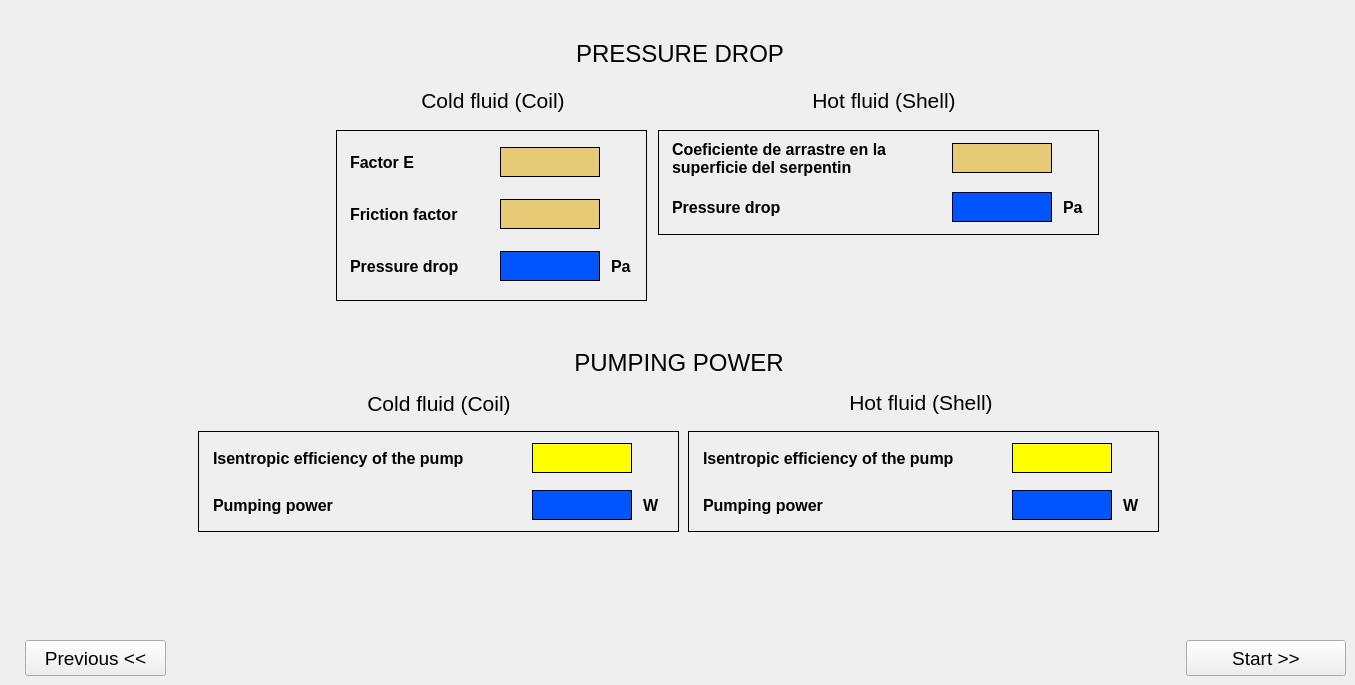
    <widget class="QWidget" name="page_8">
     <widget class="QPushButton" name="pushButton_restart">
      <property name="geometry">
       <rect>
        <x>1186</x>
        <y>640</y>
        <width>160</width>
        <height>36</height>
       </rect>
      </property>
      <property name="font">
       <font>
        <pointsize>14</pointsize>
        <weight>50</weight>
        <bold>false</bold>
       </font>
      </property>
      <property name="cursor">
       <cursorShape>PointingHandCursor</cursorShape>
      </property>
      <property name="styleSheet">
       <string notr="true">background-color: #e0f0ff;
border-radius: 12px;
padding: 5px;
                    
border-right-width: 2px;
border-bottom-width: 2px;
border-left-width: 1px;
border-top-width: 1px;
                    
border-right-color: rgb(0, 0, 0);
border-bottom-color: rgb(0, 0, 0);
border-left-color: rgb(255, 255, 255);
border-top-color: rgb(255, 255, 255);
border-style: solid;
}

QPushButton:pressed{
background-color: #d0e0ff;
border-radius: 12px;
                    
border-right-width: 1px;
border-bottom-width: 1px;
border-left-width: 2px;
border-top-width: 2px;

border-right-color: rgb(255, 255, 255);
border-bottom-color: rgb(255, 255, 255);
border-left-color: rgb(0, 0, 0);
border-top-color: rgb(0, 0, 0);
border-style: solid;

}
QPushButton:hover{
background-color: rgb(193, 199, 255);</string>
      </property>
      <property name="text">
       <string>Start &gt;&gt;</string>
      </property>
     </widget>
     <widget class="QPushButton" name="pushButton_previous_8">
      <property name="geometry">
       <rect>
        <x>25</x>
        <y>640</y>
        <width>141</width>
        <height>36</height>
       </rect>
      </property>
      <property name="font">
       <font>
        <pointsize>14</pointsize>
        <weight>50</weight>
        <bold>false</bold>
       </font>
      </property>
      <property name="cursor">
       <cursorShape>PointingHandCursor</cursorShape>
      </property>
      <property name="styleSheet">
       <string notr="true">background-color: #e0f0ff;
border-radius: 12px;
padding: 5px;
                    
border-right-width: 2px;
border-bottom-width: 2px;
border-left-width: 1px;
border-top-width: 1px;
                    
border-right-color: rgb(0, 0, 0);
border-bottom-color: rgb(0, 0, 0);
border-left-color: rgb(255, 255, 255);
border-top-color: rgb(255, 255, 255);
border-style: solid;
}

QPushButton:pressed{
background-color: #d0e0ff;
border-radius: 12px;
                    
border-right-width: 1px;
border-bottom-width: 1px;
border-left-width: 2px;
border-top-width: 2px;

border-right-color: rgb(255, 255, 255);
border-bottom-color: rgb(255, 255, 255);
border-left-color: rgb(0, 0, 0);
border-top-color: rgb(0, 0, 0);
border-style: solid;

}
QPushButton:hover{
background-color: rgb(193, 199, 255);</string>
      </property>
      <property name="text">
       <string>Previous &lt;&lt;</string>
      </property>
     </widget>
     <widget class="QLabel" name="label_8_1_coil">
      <property name="geometry">
       <rect>
        <x>368</x>
        <y>85</y>
        <width>250</width>
        <height>30</height>
       </rect>
      </property>
      <property name="font">
       <font>
        <pointsize>16</pointsize>
       </font>
      </property>
      <property name="text">
       <string>Cold fluid (Coil)</string>
      </property>
      <property name="alignment">
       <set>Qt::AlignCenter</set>
      </property>
     </widget>
     <widget class="QLabel" name="label_8_0">
      <property name="geometry">
       <rect>
        <x>540</x>
        <y>38</y>
        <width>280</width>
        <height>31</height>
       </rect>
      </property>
      <property name="font">
       <font>
        <pointsize>18</pointsize>
       </font>
      </property>
      <property name="text">
       <string>PRESSURE DROP</string>
      </property>
      <property name="alignment">
       <set>Qt::AlignCenter</set>
      </property>
     </widget>
     <widget class="QLabel" name="label_8_8">
      <property name="geometry">
       <rect>
        <x>534</x>
        <y>347</y>
        <width>290</width>
        <height>31</height>
       </rect>
      </property>
      <property name="font">
       <font>
        <pointsize>18</pointsize>
       </font>
      </property>
      <property name="text">
       <string>PUMPING POWER</string>
      </property>
      <property name="alignment">
       <set>Qt::AlignCenter</set>
      </property>
     </widget>
     <widget class="QWidget" name="widget_21" native="true">
      <property name="geometry">
       <rect>
        <x>336</x>
        <y>130</y>
        <width>311</width>
        <height>171</height>
       </rect>
      </property>
      <property name="styleSheet">
       <string notr="true">border: 1px solid balck;</string>
      </property>
      <widget class="QWidget" name="widget_22" native="true">
       <property name="geometry">
        <rect>
         <x>9</x>
         <y>1</y>
         <width>301</width>
         <height>169</height>
        </rect>
       </property>
       <property name="styleSheet">
        <string notr="true">border-color: transparent;</string>
       </property>
       <layout class="QVBoxLayout" name="verticalLayout_32">
        <item>
         <layout class="QHBoxLayout" name="horizontalLayout_24">
          <item>
           <widget class="QLabel" name="label_8_2">
            <property name="minimumSize">
             <size>
              <width>200</width>
              <height>0</height>
             </size>
            </property>
            <property name="font">
             <font>
              <pointsize>12</pointsize>
              <weight>75</weight>
              <bold>true</bold>
             </font>
            </property>
            <property name="styleSheet">
             <string notr="true">border-color: transparent;</string>
            </property>
            <property name="text">
             <string>Factor E</string>
            </property>
           </widget>
          </item>
          <item>
           <spacer name="horizontalSpacer_22">
            <property name="orientation">
             <enum>Qt::Horizontal</enum>
            </property>
            <property name="sizeHint" stdset="0">
             <size>
              <width>40</width>
              <height>20</height>
             </size>
            </property>
           </spacer>
          </item>
          <item>
           <widget class="QLabel" name="label_coil_Factor_E">
            <property name="minimumSize">
             <size>
              <width>100</width>
              <height>30</height>
             </size>
            </property>
            <property name="maximumSize">
             <size>
              <width>16777215</width>
              <height>16777215</height>
             </size>
            </property>
            <property name="font">
             <font>
              <pointsize>12</pointsize>
              <weight>75</weight>
              <bold>true</bold>
             </font>
            </property>
            <property name="styleSheet">
             <string notr="true">background-color: rgb(230, 202, 118);
border: 1px solid black;</string>
            </property>
            <property name="text">
             <string/>
            </property>
           </widget>
          </item>
          <item>
           <widget class="QLabel" name="label_207">
            <property name="minimumSize">
             <size>
              <width>40</width>
              <height>0</height>
             </size>
            </property>
            <property name="maximumSize">
             <size>
              <width>16777215</width>
              <height>30</height>
             </size>
            </property>
            <property name="font">
             <font>
              <pointsize>12</pointsize>
              <weight>75</weight>
              <bold>true</bold>
             </font>
            </property>
            <property name="styleSheet">
             <string notr="true">border-color: transparent;</string>
            </property>
            <property name="text">
             <string/>
            </property>
           </widget>
          </item>
         </layout>
        </item>
        <item>
         <layout class="QHBoxLayout" name="horizontalLayout_25">
          <item>
           <widget class="QLabel" name="label_8_3">
            <property name="minimumSize">
             <size>
              <width>200</width>
              <height>0</height>
             </size>
            </property>
            <property name="font">
             <font>
              <pointsize>12</pointsize>
              <weight>75</weight>
              <bold>true</bold>
             </font>
            </property>
            <property name="styleSheet">
             <string notr="true">border-color: transparent;</string>
            </property>
            <property name="text">
             <string>Friction factor</string>
            </property>
           </widget>
          </item>
          <item>
           <spacer name="horizontalSpacer_23">
            <property name="orientation">
             <enum>Qt::Horizontal</enum>
            </property>
            <property name="sizeHint" stdset="0">
             <size>
              <width>40</width>
              <height>20</height>
             </size>
            </property>
           </spacer>
          </item>
          <item>
           <widget class="QLabel" name="label_coil_Friction_factor">
            <property name="minimumSize">
             <size>
              <width>100</width>
              <height>30</height>
             </size>
            </property>
            <property name="maximumSize">
             <size>
              <width>16777215</width>
              <height>16777215</height>
             </size>
            </property>
            <property name="font">
             <font>
              <pointsize>12</pointsize>
              <weight>75</weight>
              <bold>true</bold>
             </font>
            </property>
            <property name="styleSheet">
             <string notr="true">background-color: rgb(230, 202, 118);
border: 1px solid black;</string>
            </property>
            <property name="text">
             <string/>
            </property>
           </widget>
          </item>
          <item>
           <widget class="QLabel" name="label_210">
            <property name="minimumSize">
             <size>
              <width>40</width>
              <height>0</height>
             </size>
            </property>
            <property name="maximumSize">
             <size>
              <width>16777215</width>
              <height>30</height>
             </size>
            </property>
            <property name="font">
             <font>
              <pointsize>12</pointsize>
              <weight>75</weight>
              <bold>true</bold>
             </font>
            </property>
            <property name="styleSheet">
             <string notr="true">border-color: transparent;</string>
            </property>
            <property name="text">
             <string/>
            </property>
           </widget>
          </item>
         </layout>
        </item>
        <item>
         <layout class="QHBoxLayout" name="horizontalLayout_26">
          <item>
           <widget class="QLabel" name="label_8_4">
            <property name="minimumSize">
             <size>
              <width>200</width>
              <height>0</height>
             </size>
            </property>
            <property name="font">
             <font>
              <pointsize>12</pointsize>
              <weight>75</weight>
              <bold>true</bold>
             </font>
            </property>
            <property name="styleSheet">
             <string notr="true">border-color: transparent;</string>
            </property>
            <property name="text">
             <string>Pressure drop</string>
            </property>
           </widget>
          </item>
          <item>
           <spacer name="horizontalSpacer_39">
            <property name="orientation">
             <enum>Qt::Horizontal</enum>
            </property>
            <property name="sizeHint" stdset="0">
             <size>
              <width>40</width>
              <height>20</height>
             </size>
            </property>
           </spacer>
          </item>
          <item>
           <widget class="QLabel" name="label_coil_Pressure_drop">
            <property name="minimumSize">
             <size>
              <width>100</width>
              <height>30</height>
             </size>
            </property>
            <property name="maximumSize">
             <size>
              <width>16777215</width>
              <height>16777215</height>
             </size>
            </property>
            <property name="font">
             <font>
              <pointsize>12</pointsize>
              <weight>75</weight>
              <bold>true</bold>
             </font>
            </property>
            <property name="styleSheet">
             <string notr="true">border: 1px solid black;
background-color:rgb(0, 85, 255);</string>
            </property>
            <property name="text">
             <string/>
            </property>
           </widget>
          </item>
          <item>
           <widget class="QLabel" name="label_213">
            <property name="minimumSize">
             <size>
              <width>40</width>
              <height>0</height>
             </size>
            </property>
            <property name="maximumSize">
             <size>
              <width>16777215</width>
              <height>30</height>
             </size>
            </property>
            <property name="font">
             <font>
              <pointsize>12</pointsize>
              <weight>75</weight>
              <bold>true</bold>
             </font>
            </property>
            <property name="styleSheet">
             <string notr="true">border-color: transparent;</string>
            </property>
            <property name="text">
             <string>Pa</string>
            </property>
           </widget>
          </item>
         </layout>
        </item>
       </layout>
      </widget>
     </widget>
     <widget class="QLabel" name="label_8_12_shell">
      <property name="geometry">
       <rect>
        <x>791</x>
        <y>387</y>
        <width>260</width>
        <height>30</height>
       </rect>
      </property>
      <property name="font">
       <font>
        <pointsize>16</pointsize>
       </font>
      </property>
      <property name="text">
       <string>Hot fluid (Shell)</string>
      </property>
      <property name="alignment">
       <set>Qt::AlignCenter</set>
      </property>
     </widget>
     <widget class="QLabel" name="label_8_5_shell">
      <property name="geometry">
       <rect>
        <x>754</x>
        <y>85</y>
        <width>260</width>
        <height>30</height>
       </rect>
      </property>
      <property name="font">
       <font>
        <pointsize>16</pointsize>
       </font>
      </property>
      <property name="text">
       <string>Hot fluid (Shell)</string>
      </property>
      <property name="alignment">
       <set>Qt::AlignCenter</set>
      </property>
     </widget>
     <widget class="QWidget" name="widget_23" native="true">
      <property name="geometry">
       <rect>
        <x>688</x>
        <y>431</y>
        <width>471</width>
        <height>101</height>
       </rect>
      </property>
      <property name="styleSheet">
       <string notr="true">border: 1px solid black;</string>
      </property>
      <widget class="QWidget" name="widget_24" native="true">
       <property name="geometry">
        <rect>
         <x>10</x>
         <y>1</y>
         <width>460</width>
         <height>99</height>
        </rect>
       </property>
       <property name="styleSheet">
        <string notr="true">border-color: transparent;</string>
       </property>
       <layout class="QVBoxLayout" name="verticalLayout_33">
        <item>
         <layout class="QHBoxLayout" name="horizontalLayout_42">
          <item>
           <widget class="QLabel" name="label_8_13">
            <property name="minimumSize">
             <size>
              <width>340</width>
              <height>0</height>
             </size>
            </property>
            <property name="font">
             <font>
              <pointsize>12</pointsize>
              <weight>75</weight>
              <bold>true</bold>
             </font>
            </property>
            <property name="styleSheet">
             <string notr="true">border-color: transparent;</string>
            </property>
            <property name="text">
             <string>Isentropic efficiency of the pump</string>
            </property>
           </widget>
          </item>
          <item>
           <spacer name="horizontalSpacer_104">
            <property name="orientation">
             <enum>Qt::Horizontal</enum>
            </property>
            <property name="sizeHint" stdset="0">
             <size>
              <width>40</width>
              <height>20</height>
             </size>
            </property>
           </spacer>
          </item>
          <item>
           <widget class="QLabel" name="label_219">
            <property name="minimumSize">
             <size>
              <width>100</width>
              <height>30</height>
             </size>
            </property>
            <property name="maximumSize">
             <size>
              <width>16777215</width>
              <height>16777215</height>
             </size>
            </property>
            <property name="styleSheet">
             <string notr="true">background-color: rgb(255, 255, 0);
border: 1px solid black;</string>
            </property>
            <property name="text">
             <string/>
            </property>
           </widget>
          </item>
          <item>
           <widget class="QLabel" name="label_220">
            <property name="minimumSize">
             <size>
              <width>40</width>
              <height>0</height>
             </size>
            </property>
            <property name="maximumSize">
             <size>
              <width>16777215</width>
              <height>30</height>
             </size>
            </property>
            <property name="styleSheet">
             <string notr="true">border-color: transparent;</string>
            </property>
            <property name="text">
             <string/>
            </property>
           </widget>
          </item>
         </layout>
        </item>
        <item>
         <layout class="QHBoxLayout" name="horizontalLayout_107">
          <item>
           <widget class="QLabel" name="label_8_14">
            <property name="minimumSize">
             <size>
              <width>200</width>
              <height>0</height>
             </size>
            </property>
            <property name="font">
             <font>
              <pointsize>12</pointsize>
              <weight>75</weight>
              <bold>true</bold>
             </font>
            </property>
            <property name="styleSheet">
             <string notr="true">border-color: transparent;</string>
            </property>
            <property name="text">
             <string>Pumping power</string>
            </property>
           </widget>
          </item>
          <item>
           <spacer name="horizontalSpacer_105">
            <property name="orientation">
             <enum>Qt::Horizontal</enum>
            </property>
            <property name="sizeHint" stdset="0">
             <size>
              <width>40</width>
              <height>20</height>
             </size>
            </property>
           </spacer>
          </item>
          <item>
           <widget class="QLabel" name="label_shell_Pumping_power">
            <property name="minimumSize">
             <size>
              <width>100</width>
              <height>30</height>
             </size>
            </property>
            <property name="maximumSize">
             <size>
              <width>16777215</width>
              <height>16777215</height>
             </size>
            </property>
            <property name="font">
             <font>
              <pointsize>12</pointsize>
              <weight>75</weight>
              <bold>true</bold>
             </font>
            </property>
            <property name="styleSheet">
             <string notr="true">border: 1px solid black;
background-color:rgb(0, 85, 255);</string>
            </property>
            <property name="text">
             <string/>
            </property>
           </widget>
          </item>
          <item>
           <widget class="QLabel" name="label_223">
            <property name="minimumSize">
             <size>
              <width>40</width>
              <height>0</height>
             </size>
            </property>
            <property name="maximumSize">
             <size>
              <width>16777215</width>
              <height>30</height>
             </size>
            </property>
            <property name="font">
             <font>
              <pointsize>12</pointsize>
              <weight>75</weight>
              <bold>true</bold>
             </font>
            </property>
            <property name="styleSheet">
             <string notr="true">border-color: transparent;</string>
            </property>
            <property name="text">
             <string>W</string>
            </property>
           </widget>
          </item>
         </layout>
        </item>
       </layout>
      </widget>
     </widget>
     <widget class="QWidget" name="widget_25" native="true">
      <property name="geometry">
       <rect>
        <x>198</x>
        <y>431</y>
        <width>481</width>
        <height>101</height>
       </rect>
      </property>
      <property name="styleSheet">
       <string notr="true">border: 1px solid black;</string>
      </property>
      <widget class="QWidget" name="widget_26" native="true">
       <property name="geometry">
        <rect>
         <x>10</x>
         <y>1</y>
         <width>470</width>
         <height>99</height>
        </rect>
       </property>
       <property name="styleSheet">
        <string notr="true">border-color: transparent;</string>
       </property>
       <layout class="QVBoxLayout" name="verticalLayout_34">
        <item>
         <layout class="QHBoxLayout" name="horizontalLayout_108">
          <item>
           <widget class="QLabel" name="label_8_10">
            <property name="minimumSize">
             <size>
              <width>340</width>
              <height>0</height>
             </size>
            </property>
            <property name="font">
             <font>
              <pointsize>12</pointsize>
              <weight>75</weight>
              <bold>true</bold>
             </font>
            </property>
            <property name="styleSheet">
             <string notr="true">border-color: transparent;</string>
            </property>
            <property name="text">
             <string>Isentropic efficiency of the pump</string>
            </property>
           </widget>
          </item>
          <item>
           <spacer name="horizontalSpacer_106">
            <property name="orientation">
             <enum>Qt::Horizontal</enum>
            </property>
            <property name="sizeHint" stdset="0">
             <size>
              <width>40</width>
              <height>20</height>
             </size>
            </property>
           </spacer>
          </item>
          <item>
           <widget class="QLabel" name="label_225">
            <property name="minimumSize">
             <size>
              <width>100</width>
              <height>30</height>
             </size>
            </property>
            <property name="maximumSize">
             <size>
              <width>16777215</width>
              <height>16777215</height>
             </size>
            </property>
            <property name="styleSheet">
             <string notr="true">background-color: rgb(255, 255, 0);
border: 1px solid black;</string>
            </property>
            <property name="text">
             <string/>
            </property>
           </widget>
          </item>
          <item>
           <widget class="QLabel" name="label_226">
            <property name="minimumSize">
             <size>
              <width>40</width>
              <height>0</height>
             </size>
            </property>
            <property name="maximumSize">
             <size>
              <width>16777215</width>
              <height>30</height>
             </size>
            </property>
            <property name="styleSheet">
             <string notr="true">border-color: transparent;</string>
            </property>
            <property name="text">
             <string/>
            </property>
           </widget>
          </item>
         </layout>
        </item>
        <item>
         <layout class="QHBoxLayout" name="horizontalLayout_109">
          <item>
           <widget class="QLabel" name="label_8_11">
            <property name="minimumSize">
             <size>
              <width>200</width>
              <height>0</height>
             </size>
            </property>
            <property name="font">
             <font>
              <pointsize>12</pointsize>
              <weight>75</weight>
              <bold>true</bold>
             </font>
            </property>
            <property name="styleSheet">
             <string notr="true">border-color: transparent;</string>
            </property>
            <property name="text">
             <string>Pumping power</string>
            </property>
           </widget>
          </item>
          <item>
           <spacer name="horizontalSpacer_107">
            <property name="orientation">
             <enum>Qt::Horizontal</enum>
            </property>
            <property name="sizeHint" stdset="0">
             <size>
              <width>40</width>
              <height>20</height>
             </size>
            </property>
           </spacer>
          </item>
          <item>
           <widget class="QLabel" name="label_coil_Pumping_power">
            <property name="minimumSize">
             <size>
              <width>100</width>
              <height>30</height>
             </size>
            </property>
            <property name="maximumSize">
             <size>
              <width>16777215</width>
              <height>16777215</height>
             </size>
            </property>
            <property name="font">
             <font>
              <pointsize>12</pointsize>
              <weight>75</weight>
              <bold>true</bold>
             </font>
            </property>
            <property name="styleSheet">
             <string notr="true">border: 1px solid black;
background-color:rgb(0, 85, 255);</string>
            </property>
            <property name="text">
             <string/>
            </property>
           </widget>
          </item>
          <item>
           <widget class="QLabel" name="label_229">
            <property name="minimumSize">
             <size>
              <width>40</width>
              <height>0</height>
             </size>
            </property>
            <property name="maximumSize">
             <size>
              <width>16777215</width>
              <height>30</height>
             </size>
            </property>
            <property name="font">
             <font>
              <pointsize>12</pointsize>
              <weight>75</weight>
              <bold>true</bold>
             </font>
            </property>
            <property name="styleSheet">
             <string notr="true">border-color: transparent;</string>
            </property>
            <property name="text">
             <string>W</string>
            </property>
           </widget>
          </item>
         </layout>
        </item>
       </layout>
      </widget>
     </widget>
     <widget class="QLabel" name="label_8_9_coil">
      <property name="geometry">
       <rect>
        <x>299</x>
        <y>388</y>
        <width>280</width>
        <height>30</height>
       </rect>
      </property>
      <property name="font">
       <font>
        <pointsize>16</pointsize>
       </font>
      </property>
      <property name="text">
       <string>Cold fluid (Coil)</string>
      </property>
      <property name="alignment">
       <set>Qt::AlignCenter</set>
      </property>
     </widget>
     <widget class="QWidget" name="widget_19" native="true">
      <property name="geometry">
       <rect>
        <x>658</x>
        <y>130</y>
        <width>441</width>
        <height>105</height>
       </rect>
      </property>
      <property name="styleSheet">
       <string notr="true">border: 1px solid black;</string>
      </property>
      <widget class="QWidget" name="widget_20" native="true">
       <property name="geometry">
        <rect>
         <x>9</x>
         <y>1</y>
         <width>431</width>
         <height>101</height>
        </rect>
       </property>
       <property name="styleSheet">
        <string notr="true">border-color: transparent;</string>
       </property>
       <layout class="QVBoxLayout" name="verticalLayout_30">
        <item>
         <layout class="QHBoxLayout" name="horizontalLayout_21">
          <item>
           <widget class="QLabel" name="label_8_6">
            <property name="minimumSize">
             <size>
              <width>360</width>
              <height>0</height>
             </size>
            </property>
            <property name="font">
             <font>
              <pointsize>12</pointsize>
              <weight>75</weight>
              <bold>true</bold>
             </font>
            </property>
            <property name="styleSheet">
             <string notr="true">border-color: transparent;</string>
            </property>
            <property name="text">
             <string>Coeficiente de arrastre en la
superficie del serpentin</string>
            </property>
           </widget>
          </item>
          <item>
           <spacer name="horizontalSpacer_19">
            <property name="orientation">
             <enum>Qt::Horizontal</enum>
            </property>
            <property name="sizeHint" stdset="0">
             <size>
              <width>40</width>
              <height>20</height>
             </size>
            </property>
           </spacer>
          </item>
          <item>
           <widget class="QLabel" name="label_shell_Drag_coeficient">
            <property name="minimumSize">
             <size>
              <width>100</width>
              <height>30</height>
             </size>
            </property>
            <property name="maximumSize">
             <size>
              <width>16777215</width>
              <height>30</height>
             </size>
            </property>
            <property name="font">
             <font>
              <pointsize>12</pointsize>
              <weight>75</weight>
              <bold>true</bold>
             </font>
            </property>
            <property name="styleSheet">
             <string notr="true">background-color: rgb(230, 202, 118);
border: 1px solid black;</string>
            </property>
            <property name="text">
             <string/>
            </property>
           </widget>
          </item>
          <item>
           <widget class="QLabel" name="label_198">
            <property name="minimumSize">
             <size>
              <width>40</width>
              <height>0</height>
             </size>
            </property>
            <property name="maximumSize">
             <size>
              <width>16777215</width>
              <height>30</height>
             </size>
            </property>
            <property name="styleSheet">
             <string notr="true">border-color: transparent;</string>
            </property>
            <property name="text">
             <string/>
            </property>
           </widget>
          </item>
         </layout>
        </item>
        <item>
         <layout class="QHBoxLayout" name="horizontalLayout_11">
          <item>
           <widget class="QLabel" name="label_8_7">
            <property name="minimumSize">
             <size>
              <width>200</width>
              <height>0</height>
             </size>
            </property>
            <property name="font">
             <font>
              <pointsize>12</pointsize>
              <weight>75</weight>
              <bold>true</bold>
             </font>
            </property>
            <property name="styleSheet">
             <string notr="true">border-color: transparent;</string>
            </property>
            <property name="text">
             <string>Pressure drop</string>
            </property>
           </widget>
          </item>
          <item>
           <spacer name="horizontalSpacer_18">
            <property name="orientation">
             <enum>Qt::Horizontal</enum>
            </property>
            <property name="sizeHint" stdset="0">
             <size>
              <width>40</width>
              <height>20</height>
             </size>
            </property>
           </spacer>
          </item>
          <item>
           <widget class="QLabel" name="label_shell_Pressure_drop">
            <property name="minimumSize">
             <size>
              <width>100</width>
              <height>30</height>
             </size>
            </property>
            <property name="maximumSize">
             <size>
              <width>16777215</width>
              <height>16777215</height>
             </size>
            </property>
            <property name="font">
             <font>
              <pointsize>12</pointsize>
              <weight>75</weight>
              <bold>true</bold>
             </font>
            </property>
            <property name="styleSheet">
             <string notr="true">border: 1px solid black;
background-color:rgb(0, 85, 255);</string>
            </property>
            <property name="text">
             <string/>
            </property>
           </widget>
          </item>
          <item>
           <widget class="QLabel" name="label_62">
            <property name="minimumSize">
             <size>
              <width>40</width>
              <height>0</height>
             </size>
            </property>
            <property name="maximumSize">
             <size>
              <width>16777215</width>
              <height>30</height>
             </size>
            </property>
            <property name="font">
             <font>
              <pointsize>12</pointsize>
              <weight>75</weight>
              <bold>true</bold>
             </font>
            </property>
            <property name="styleSheet">
             <string notr="true">border-color: transparent;</string>
            </property>
            <property name="text">
             <string>Pa</string>
            </property>
           </widget>
          </item>
         </layout>
        </item>
       </layout>
      </widget>
     </widget>
    </widget>
